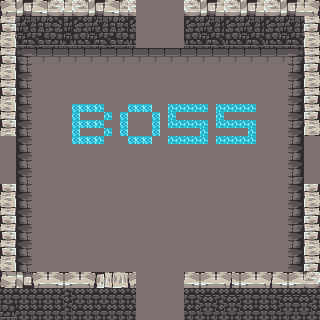

A 2D game scene composited from a Tiled map and its tileset images. What follows is a short description and the map's XML, with each tile layer's data collapsed to a summary:
An orthogonal 40x40 tile map with 8x8 px tiles, 3 tile layers (ground, wall, decorate) and 5 objects.

<map version="1.10" tiledversion="1.11.2" orientation="orthogonal" renderorder="right-down" width="40" height="40" tilewidth="8" tileheight="8" infinite="0" nextlayerid="12" nextobjectid="21">
 <tileset firstgid="1" source="地牢.tsx" />
 <layer id="1" name="ground" width="40" height="40">
  <data>[1600 cells, 1600 non-empty, 46 distinct tile ids]</data>
 </layer>
 <layer id="2" name="wall" width="40" height="40">
  <data>[1600 cells, 496 non-empty, 162 distinct tile ids]</data>
 </layer>
 <layer id="6" name="decorate" width="40" height="40">
  <data>[1600 cells, 0 non-empty, 0 distinct tile ids]</data>
 </layer>
 <objectgroup id="11" name="door">
  <object id="4" x="136" y="0" width="48" height="48">
   <properties>
    <property name="keyId" value="" />
    <property name="status" value="closed" />
    <property name="type" value="door" />
   </properties>
  </object>
  <object id="5" x="136" y="272" width="48" height="48">
   <properties>
    <property name="keyId" value="" />
    <property name="status" value="closed" />
    <property name="type" value="door" />
   </properties>
  </object>
  <object id="6" x="0" y="136" width="16" height="48">
   <properties>
    <property name="keyId" value="" />
    <property name="status" value="closed" />
    <property name="type" value="door" />
   </properties>
  </object>
  <object id="10" x="304" y="136" width="16" height="48">
   <properties>
    <property name="keyId" value="" />
    <property name="status" value="closed" />
    <property name="type" value="door" />
   </properties>
  </object>
 </objectgroup>
 <objectgroup id="9" name="spawn_points">
  <object id="19" x="28.182" y="56.364" width="267.058" height="209.352">
   <properties>
    <property name="monsterId" value="stone_boss" />
    <property name="perCount" type="int" value="1" />
    <property name="type" value="monster_spawn" />
   </properties>
  </object>
 </objectgroup>
</map>
